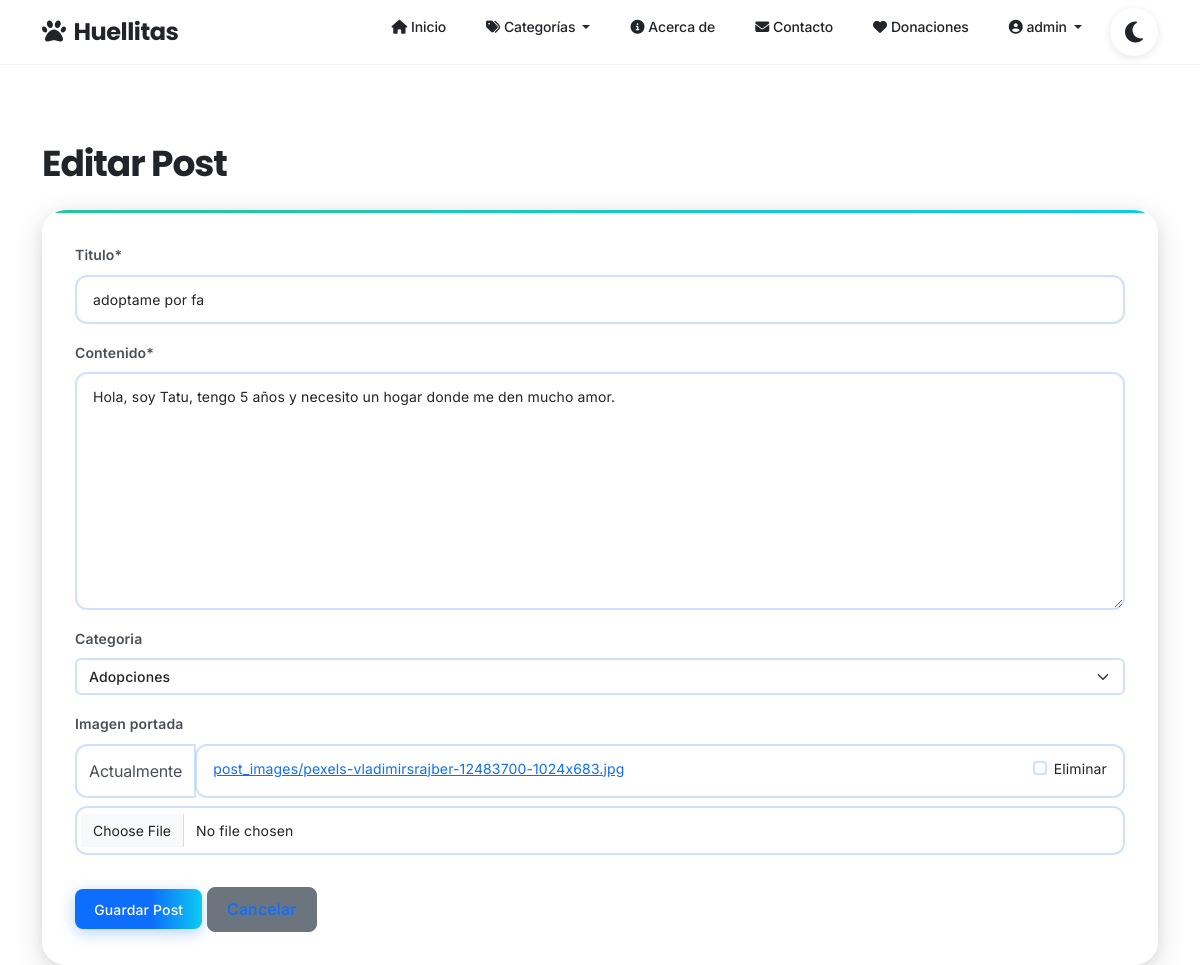
Before: /post/1/editar/ (signed in) with the older database file.
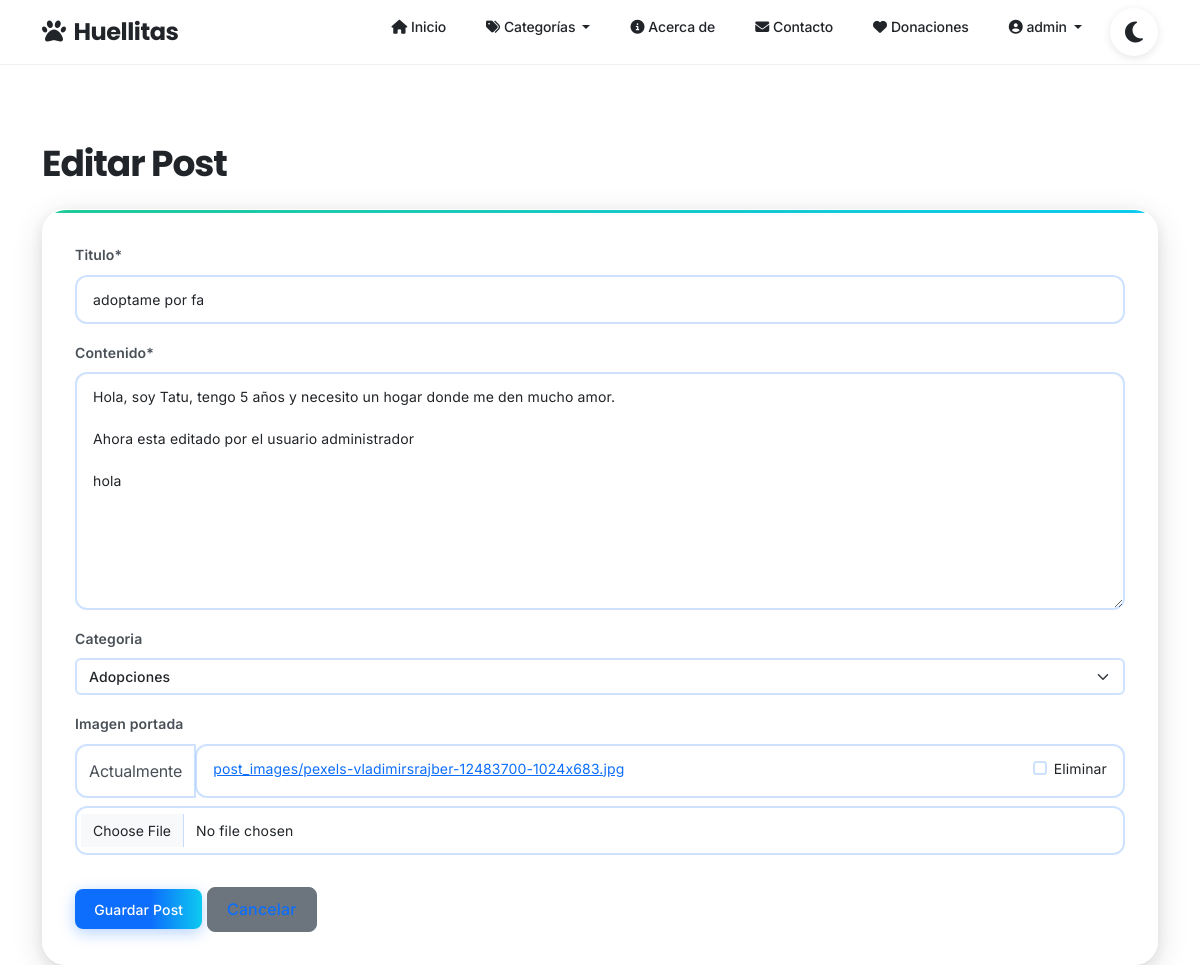
After: the same page with the newer database file.
### blog/models.py (models this page shows, shortened)
class Post(models.Model):
    titulo = models.CharField(max_length=200)
    contenido = models.TextField()
    fecha_publicacion = models.DateTimeField(auto_now_add=True) # Se establece automáticamente al crear el post
    autor = models.ForeignKey(User, on_delete=models.CASCADE, related_name='posts') # Un post pertenece a un usuario. Si el usuario se elimina, sus posts también.
    categoria = models.ForeignKey(Categoria, on_delete=models.SET_NULL, null=True, blank=True) # Un post puede tener una categoría. Si la categoría se elimina, el campo se pone a NULL.
    imagen_portada = models.ImageField(upload_to='post_images/', null=True, blank=True) # Opcional: permite subir imágenes
    class Meta:
        ordering = ['-fecha_publicacion'] # Por defecto, los posts se ordenarán del más nuevo al más viejo

### blog/views.py (the view, shortened to what this page needs)
# urls.py: path('post/<int:pk>/editar/', PostUpdateView.as_view(), name='post_update'),
class PostUpdateView(LoginRequiredMixin, UserPassesTestMixin, UpdateView): # Requiere logueo y que el usuario sea el autor
    model = Post
    template_name = 'blog/post_form.html'
    fields = ['titulo', 'contenido', 'categoria', 'imagen_portada']
    def test_func(self): # Permite al autor del post o al superusuario editarlo
        post = self.get_object()
        return self.request.user == post.autor or self.request.user.is_superuser
    success_url = reverse_lazy('post_list')

### blog/context_processors.py (called while the page is built)
def categorias_globales(request):
    return {
        'categorias': Categoria.objects.all()
    }

### blog/models.py (called while the page is built)
    def __str__(self):
        return self.nombre

### blog/templates/blog/post_form.html (shortened to what this page needs)
{% extends 'blog/base.html' %}
{% load crispy_forms_tags %}
{% block content %}
    <h1 class="mb-4">{% if object %}Editar Post{% else %}Crear Nuevo Post{% endif %}</h1>
    <div class="card card-body">
        <form method="post" enctype="multipart/form-data">
            {{ form|crispy }}
            <button type="submit" class="btn btn-primary mt-3">Guardar Post</button>
            <a href="{% url 'post_list' %}" class="btn btn-secondary mt-3">Cancelar</a>
        </form>
    </div>
{% endblock content %}

Changed rows visible on the page:
changed Post "adoptame por fa": contenido "Hola, soy Tatu, tengo 5 años y necesito un hogar donde me den mucho amor." → "Hola, soy Tatu, tengo 5 años y necesito un hogar donde me den mucho amor. Ahora esta editado por el usuario administrador hola"
